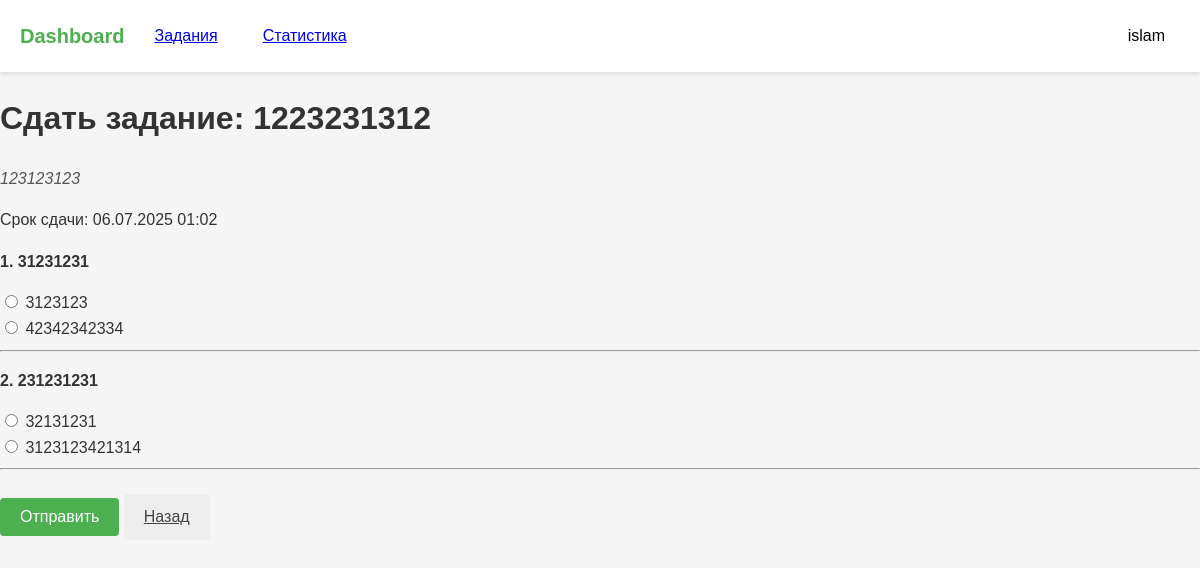
The app's page /submit_assignment/1 (signed in) with its own data.
### models.py (models this page shows)
class User(UserMixin, db.Model):
    id = db.Column(db.Integer, primary_key=True)
    name = db.Column(db.String(150))
    email = db.Column(db.String(150), unique=True)
    password = db.Column(db.String(150))
    role = db.Column(db.String(50))  # 'student' or 'teacher'
    group = db.Column(db.String(50))
    first_name = db.Column(db.String(150))
    last_name = db.Column(db.String(150))
    age = db.Column(db.Integer)
    gender = db.Column(db.String(10))  # 'male', 'female', 'other'
    students = db.relationship(
        'User',
        secondary=teacher_student,
        primaryjoin=(id == teacher_student.c.teacher_id),
        secondaryjoin=(id == teacher_student.c.student_id),
        backref=db.backref('teachers', lazy='dynamic'),
        lazy='dynamic'
    )

class Assignment(db.Model):
    id = db.Column(db.Integer, primary_key=True)
    title = db.Column(db.String(100), nullable=False)
    description = db.Column(db.Text, nullable=False)
    deadline = db.Column(db.DateTime)
    max_score = db.Column(db.Integer, default=10)
    teacher_id = db.Column(db.Integer, db.ForeignKey('user.id'))
    created_at = db.Column(db.DateTime, default=datetime.utcnow)
    submissions = db.relationship('Submission', backref='assignment', lazy=True)
    questions = db.relationship('Question', backref='assignment', cascade='all, delete-orphan', lazy=True)

class Question(db.Model):
    id = db.Column(db.Integer, primary_key=True)
    assignment_id = db.Column(db.Integer, db.ForeignKey('assignment.id'), nullable=False)
    text = db.Column(db.Text, nullable=False)
    options = db.relationship('AnswerOption', backref='question', cascade='all, delete-orphan', lazy=True)

class AnswerOption(db.Model):
    id = db.Column(db.Integer, primary_key=True)
    question_id = db.Column(db.Integer, db.ForeignKey('question.id'), nullable=False)
    text = db.Column(db.String(255), nullable=False)
    is_correct = db.Column(db.Boolean, default=False)

### main.py (the view, shortened to what this page needs)
@main.route('/submit_assignment/<int:assignment_id>', methods=['GET', 'POST'])
@login_required
def submit_assignment(assignment_id):
    if current_user.role != 'student':
        abort(403)
    assignment = Assignment.query.get_or_404(assignment_id)
    return render_template(
        'submit_assignment.html',
        assignment=assignment,
        current_user=current_user
    )

### app.py (called while the page is built)
def create_app():
    app = Flask(__name__)
    app.config['SECRET_KEY'] = 'your_secret_key'
    app.config['SQLALCHEMY_DATABASE_URI'] = 'sqlite:///data.db'
    app.config['SQLALCHEMY_TRACK_MODIFICATIONS'] = False
    app.config['TEMPLATES_AUTO_RELOAD'] = True
    db.init_app(app)
    login_manager.init_app(app)
    login_manager.login_view = 'auth.login'
    from models import User
    @login_manager.user_loader
    def load_user(user_id):
        return User.query.get(int(user_id))
    from auth import auth as auth_blueprint
    app.register_blueprint(auth_blueprint)
    from main import main as main_blueprint
    app.register_blueprint(main_blueprint)
    return app

### templates/submit_assignment.html (shortened to what this page needs)
{% extends "base.html" %}
{% block content %}
<div class="submit-assignment-container">
    <h1 class="submit-title">Сдать задание: {{ assignment.title }}</h1>
    <p class="assignment-description">{{ assignment.description }}</p>
    {% if assignment.deadline %}
        <p class="assignment-deadline">
            Срок сдачи: {{ assignment.deadline.strftime('%d.%m.%Y %H:%M') }}
        </p>
    {% endif %}
    <form method="POST">
        {% for question in assignment.questions %}
            <div class="question-block">
                <p><strong>{{ loop.index }}. {{ question.text }}</strong></p>
                {% for option in question.options %}
                    <label>
                        <input type="radio"
                               name="question_{{ question.id }}"
                               value="{{ option.id }}"
                               required>
                        {{ option.text }}
                    </label><br>
                {% endfor %}
            </div>
            <hr>
        {% endfor %}
        <button type="submit" class="btn btn-primary mt-2">Отправить</button>
        <a href="{{ url_for('main.dashboard') }}" class="btn btn-secondary mt-2">Назад</a>
    </form>
</div>
{% endblock %}

### templates/base.html (shortened to what this page needs)
<!DOCTYPE html>
<html lang="ru">
<head>
    <link rel="stylesheet" href="../static/style.css">
</head>
<body>
    <header class="header">
        <nav class="navbar">
            <div class="nav-left">
                <a href="{{ url_for('main.dashboard') }}" class="logo">Dashboard</a>
                {% if current_user.is_authenticated %}
                    {% if current_user.role == 'teacher' %}
                        <a href="{{ url_for('main.create_assignment') }}" class="nav-btn">Задания</a>
                    {% else %}
                        <a href="{{ url_for('main.assignments_list') }}" class="nav-btn">Задания</a>
                    {% endif %}
                    <a href="{{ url_for('main.statistics') }}" class="nav-btn">Статистика</a>
                {% endif %}
            </div>
            <div class="nav-right">
                {% if current_user.is_authenticated %}
                <div class="profile-dropdown">
                    <button class="nav-btn profile-btn">{{ current_user.name }}{% if current_user.last_name %} {{ current_user.last_name }}{% endif %}</button>
                </div>
                {% else %}
                <a href="{{ url_for('auth.login') }}" class="nav-btn">Вход</a>
                {% endif %}
            </div>
        </nav>
    </header>
    <main>
        {% block content %}{% endblock %}
    </main>
</body>
</html>

### static/style.css (style rules this page uses)
:root { --primary-color: #4CAF50; --primary-hover: #45a049; --danger-color: #dc3545; --danger-hover: #c82333; --text-color: #333; --light-gray: #f8f9fa; --medium-gray: #e9ecef; --dark-gray: #6c757d; --shadow: 0 2px 10px rgba(0, 0, 0, 0.1); }
body { margin: 0; font-family: 'Arial', sans-serif; background-color: #f5f5f5; color: var(--text-color); line-height: 1.6; }
.navbar { display: flex; justify-content: space-between; align-items: center; padding: 15px 20px; background-color: white; box-shadow: 0 2px 4px rgba(0, 0, 0, 0.1); }
.nav-left, .nav-right { display: flex; align-items: center; gap: 15px; }
.logo { font-size: 1.25rem; font-weight: bold; color: var(--primary-color); text-decoration: none; transition: color 0.3s; }
.nav-btn { padding: 8px 15px; background: none; border: none; cursor: pointer; font-size: 1rem; border-radius: 4px; transition: all 0.3s; }
.profile-dropdown { position: relative; }
.btn { display: inline-block; padding: 10px 20px; border: none; border-radius: 4px; font-size: 1rem; cursor: pointer; text-align: center; transition: background 0.3s; }
.btn-primary { background-color: var(--primary-color); color: white; }
.mt-2 { margin-top: 1rem; }
.assignment-description { margin: 0.5rem 0; font-style: italic; color: #555; }
.btn-secondary { background: #eee; color: #444; border: none; }

### records on screen
User: name "islam"
Assignment: title "1223231312", description "123123123", deadline "06.07.2025 01:02"
Question: text "31231231"
AnswerOption: text "3123123"
AnswerOption: text "42342342334"
Question: text "231231231"
AnswerOption: text "32131231"
AnswerOption: text "3123123421314"
